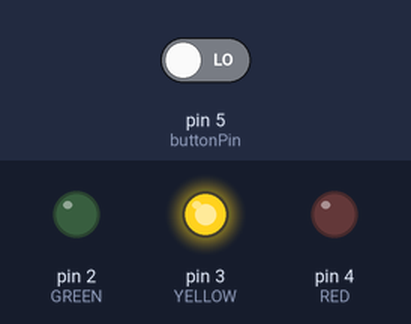
The sketch below on a simulated Arduino Uno, built with avr-gcc and run on an emulated ATmega328P. Parts: output pins drawn as LEDs (lit = HIGH). The inputs (shaded band) are chosen by the test bench; at power-on: pin 5 (buttonPin) LOW.

Above: at 2.1 s.
At 10.8 s:
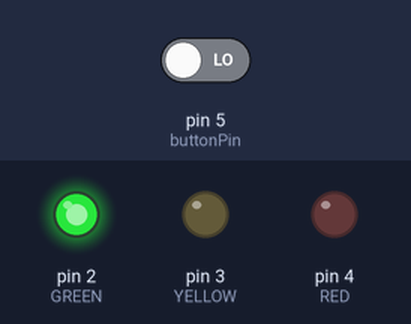
10.9 s: pin 5 (buttonPin) driven HIGH
At 13.4 s:
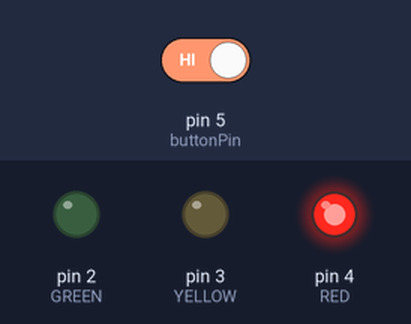
Timing chart, 0 to 22.6 s (numbered marks = the images above; inputs shaded):
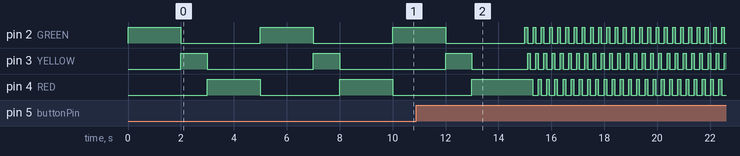

The sketch:

traffic_lights.ino
```cpp
int GREEN = 2;        // Wire Pin 2 to Green LED
int YELLOW = 3;       // Pin 3 to Yellow LED
int RED = 4;          // Pin 4 to Red LED
int buttonPin = 5;    // Button to detect pedestrian crossing.
int buttonState = 0;  // variable to tell if button has been pressed on not.

void setup() {  // put your setup code here, to run once:
  pinMode(GREEN, OUTPUT);         // All LEDs are output.  We send power out to turn them on.
  pinMode(YELLOW, OUTPUT);
  pinMode(RED, OUTPUT);
  pinMode(buttonPin, INPUT);      // Pedestrian button is read in by the controller.
}

void loop() {// put your main code here, to run repeatedly:
  digitalWrite(GREEN, HIGH);
  digitalWrite(RED, LOW);
  delay(2000);
  digitalWrite(YELLOW, HIGH);
  digitalWrite(GREEN, LOW);
  delay(1000);
  digitalWrite(RED, HIGH);
  digitalWrite(YELLOW, LOW);
  delay(2000);

  buttonState = digitalRead (buttonPin);
  buttonState = digitalRead(buttonPin);

  if (buttonState == HIGH){
    for (int i=0; i<50; i++){
      flashLights();
    }
    digitalWrite(RED, HIGH);
    delay(3000);
  }

}


void flashLights(){
  digitalWrite(GREEN, HIGH);
  delay(100);
  digitalWrite(YELLOW, HIGH);
  digitalWrite(GREEN, LOW);
  delay(100);
  digitalWrite(RED, HIGH);
  digitalWrite(YELLOW, LOW);
  delay(100);
  digitalWrite(RED, LOW);
  delay(10);
}
```

Measured:
- by itself, pin 2 (GREEN): repeats every 0.31 s: HIGH 0.10 s, LOW 0.21 s
